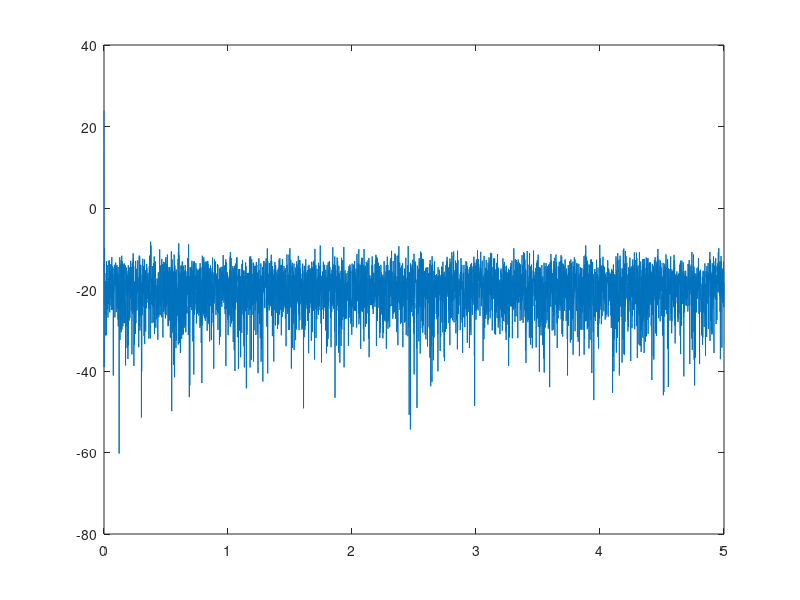

Recreate this plot in MATLAB. (Note: this script raises an error after producing the figure.)
set(0,'DefaultFigureWindowStyle','docked');

%% 1. Compute the PSD of “white noise”, i.e. a random signal 
%  where each sample is drawn independently from the open 
%  interval (0,1) with equal probability. Is it 1/f? How 
%  would you describe its shape? Hint: use the MATLAB function 
%  rand().
rng('shuffle');
d = rand(10000,1); % vector of random numbers [0 1]
Fs = 10;            % fake frequency of fake data
wSize = 1024;        % Window size for 
nP =  1024;         % NFFT size
[Pxx,F] = periodogram(d,rectwin(length(d)), length(d), Fs);
plot(F,10*log10(Pxx));

hold on;
[Pxx,F] =      pwelch(d,rectwin(wSize),wSize/2,nP,Fs);
plot(F,10*log10(Pxx),'r');

% Shape is *not* 1/f, it is completely flat.


%% 2. Compute the PSD of a LFP, simultaneously recorded with 
% the signal above but now from the hippocampus. The ExpKeys 
% specify the filename of a verified hippocampal LFP (in the 
% GoodSWR field, for “good sharp wave-ripple complexes”, 
%     characteristic of the hippocampus). How does it compare 
%     to the ventral striatal LFP?

% V.S. LFP SNIP directly from example %%%%%%%%%%%%%%%%%%%%%%%
clear
cd /home/jalockli/Documents/BIOL680/data/R016-2012-10-08/
csc = LoadCSC('R016-2012-10-08-CSC04d.ncs');
run(FindFile('*keys.m'));
% restrict to prerecord, leaving some time (10s) before rat actually goes on track
csc_pre = Restrict(csc,0,ExpKeys.TimeOnTrack(1)-10);

csc_preR = Range(csc_pre);
csc_preD = Data(csc_pre);
 
% check if sampling is ok
plot(diff(csc_preR)); % only minimal differences
Fs = 1./mean(diff(csc_preR));

% downsample
dsf = 4;
csc_preD = decimate(csc_preD,dsf);
csc_preR = downsample(csc_preR,dsf);
Fs = Fs./dsf;
% Compute the spectrum
wSize = 1024;
[Pxx,F] = pwelch(csc_preD,hamming(wSize),wSize/2, length(csc_preD),Fs);
plot(F,10*log10(Pxx),'k'); xlabel('Frequency (Hz)'); ylabel('Power (dB)');
xlim([0 150]);

%%%%%%%%%%%%%%%%%%%%%%%%%%%%%%%%%%%%%%%%%%%%%%%%%%%%%%%%%%%%%%%

%             Now, add hippocampus LFP on top:

hold on;
cd /home/jalockli/Documents/BIOL680/data/R016-2012-10-08/
run(FindFile('*keys.m'));
ExpKeys
csc = LoadCSC('R016-2012-10-08-CSC02b.ncs');
csc_preh = Restrict(csc,0,ExpKeys.TimeOnTrack(1)-10);
csc_preRh = Range(csc_preh);
csc_preDh = Data(csc_preh);

% check if sampling is ok
plot(diff(csc_preRh)); % only minimal differences
Fsh = 1./mean(diff(csc_preRh));
% downsample
dsf = 4;
csc_preDh = decimate(csc_preDh,dsf);
csc_preRh = downsample(csc_preRh,dsf);
Fsh = Fsh./dsf;

wSize = 1024;
%[Pxxh,Fh] = periodogram(csc_preDh,hamming(length(csc_preDh)),length(csc_preDh),Fsh);
[Pxxh,Fh] = pwelch(csc_preDh,hamming(wSize),wSize/2, length(csc_preDh),Fsh);
plot(Fh,10*log10(Pxxh),'r'); xlabel('Frequency (Hz)'); ylabel('Power (dB)');
xlim([0 150]);

% close to 1/f, strong spike at 60Hz, 7Hz activity as well.

%% 3. For both LFPs, explore the effects of the window size 
% parameter of the Welch power spectrum, making sure to vary it 
% across an order of magnitude. What do you notice?
figure;


wSize = 256;
subplot(2,2,1);
[Pxx,F] = pwelch(csc_preD,hamming(wSize),wSize/2, length(csc_preD),Fs);
plot(F,10*log10(Pxx),'k'); xlabel('Frequency (Hz)'); ylabel('Power (dB)');
xlim([0 150]);
hold on;
[Pxxh,Fh] = pwelch(csc_preDh,hamming(wSize),wSize/2, length(csc_preDh),Fsh);
plot(Fh,10*log10(Pxxh),'r'); xlabel('Frequency (Hz)'); ylabel('Power (dB)');
xlim([0 150]);
title('Window size of 256')

wSize = 512;
subplot(2,2,2);
[Pxx,F] = pwelch(csc_preD,hamming(wSize),wSize/2, length(csc_preD),Fs);
plot(F,10*log10(Pxx),'k'); xlabel('Frequency (Hz)'); ylabel('Power (dB)');
xlim([0 150]);
hold on;
[Pxxh,Fh] = pwelch(csc_preDh,hamming(wSize),wSize/2, length(csc_preDh),Fsh);
plot(Fh,10*log10(Pxxh),'r'); xlabel('Frequency (Hz)'); ylabel('Power (dB)');
xlim([0 150]);
title('Window size of 512')


wSize = 1024;
subplot(2,2,3);
[Pxx,F] = pwelch(csc_preD,hamming(wSize),wSize/2, length(csc_preD),Fs);
plot(F,10*log10(Pxx),'k'); xlabel('Frequency (Hz)'); ylabel('Power (dB)');
xlim([0 150]);
hold on;
[Pxxh,Fh] = pwelch(csc_preDh,hamming(wSize),wSize/2, length(csc_preDh),Fsh);
plot(Fh,10*log10(Pxxh),'r'); xlabel('Frequency (Hz)'); ylabel('Power (dB)');
xlim([0 150]);
title('Window size of 1024')


wSize = 2048;
subplot(2,2,4);
[Pxx,F] = pwelch(csc_preD,hamming(wSize),wSize/2, length(csc_preD),Fs);
plot(F,10*log10(Pxx),'k'); xlabel('Frequency (Hz)'); ylabel('Power (dB)');
xlim([0 150]);
hold on;
[Pxxh,Fh] = pwelch(csc_preDh,hamming(wSize),wSize/2, length(csc_preDh),Fsh);
plot(Fh,10*log10(Pxxh),'r'); xlabel('Frequency (Hz)'); ylabel('Power (dB)');
xlim([0 150]);
title('Window size of 2048')



%% 4. Compare the PSD following the use of decimate() as in the 
% above example, to a PSD obtained from downsampling without 
% using decimate(). Are there any differences? 
figure;

% Decimate (assuming above cells have been run)
subplot(2,1,1);
wSize = 1024;
[Pxx,F] = pwelch(csc_preD,hamming(wSize),wSize/2, length(csc_preD),Fs);
plot(F,10*log10(Pxx),'k'); xlabel('Frequency (Hz)'); ylabel('Power (dB)');
xlim([0 150]);
hold on;
[Pxxh,Fh] = pwelch(csc_preDh,hamming(wSize),wSize/2, length(csc_preDh),Fsh);
plot(Fh,10*log10(Pxxh),'r'); xlabel('Frequency (Hz)'); ylabel('Power (dB)');
xlim([0 150]);



%Downsampled (i.e., using csc_preR rather than csc_preD)
subplot(2,1,2);

[Pxx,F] = pwelch(csc_preR,hamming(wSize),wSize/2, length(csc_preR),Fs);
plot(F,10*log10(Pxx),'k'); xlabel('Frequency (Hz)'); ylabel('Power (dB)');
xlim([0 150]);
hold on;
[Pxxh,Fh] = pwelch(csc_preRh,hamming(wSize),wSize/2, length(csc_preRh),Fsh);
plot(Fh,10*log10(Pxxh),'r'); xlabel('Frequency (Hz)'); ylabel('Power (dB)');
xlim([0 150]);

% a mess.
